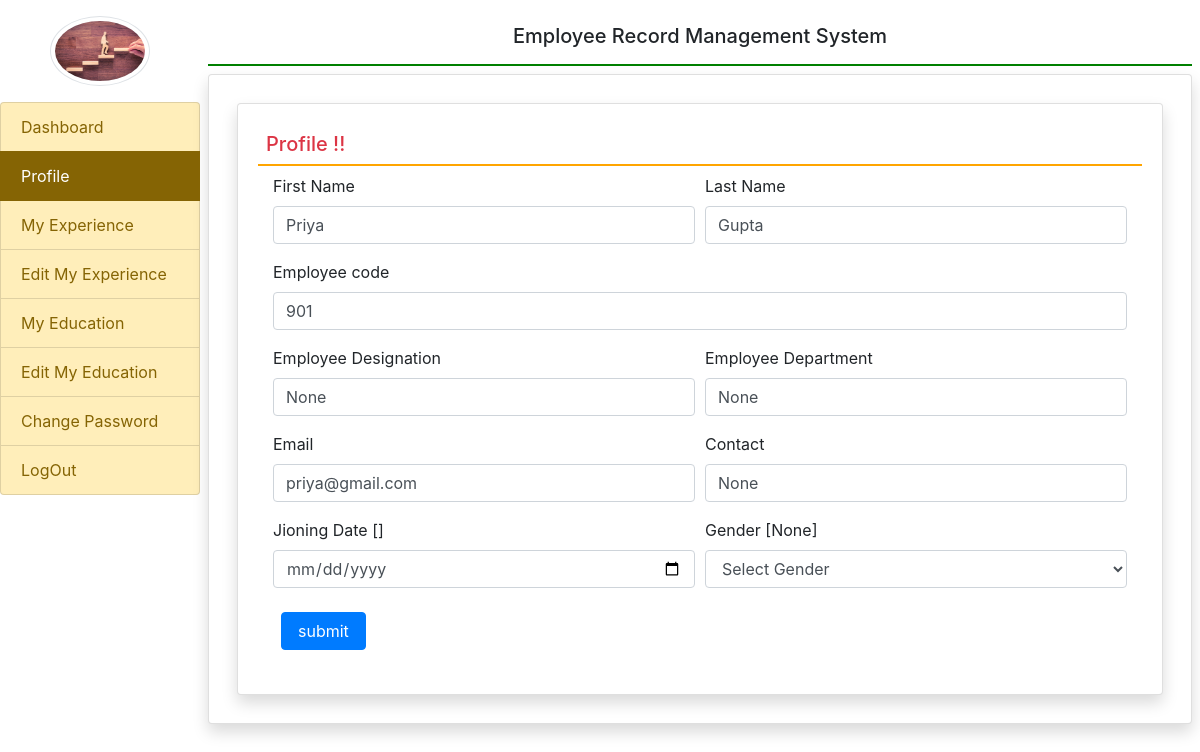
Page /profile/ (signed in) on the committed database.
### employee/models.py (models this page shows, shortened)
class EmployeeDetails(models.Model):
    user = models.ForeignKey(User, on_delete=models.CASCADE)
    empcode = models.CharField(max_length=50)
    empdept = models.CharField(max_length=100, null=True)
    designation = models.CharField(max_length=100, null=True)
    contact = models.CharField(max_length=15, null=True)
    gender = models.CharField(max_length=50, null=True)
    joiningdate = models.DateField(null=True)

### employee/views.py (the view, shortened to what this page needs)
# urls.py: path('profile/', views.profile, name = "profile"),
def profile(request):
    if not request.user.is_authenticated:
        return redirect('emp_login')
    error = ""
    user = request.user
    employee = EmployeeDetails.objects.get(user = user)
    return render(request, 'profile.html', locals())

### templates/profile.html (shortened to what this page needs)
{% extends 'emp_base.html' %}
{% block main %}
<div class="card shadow m-2">
    <div class="card-body">
        <h5 class="p-2 text-danger" style="border-bottom: 2px solid orange">Profile !!</h5>
        <div class="container">
            <form method="post" name="signup" onsubmit="return checkpassword()">
                <div class="form-row">
                    <div class="col-sm-6">
                        <div class="form-group">
                            <label>First Name</label>
                            <input type="text" name="firstname" class="form-control" placeholder="Enter First Name" pattern="[A-za-z]+" value="{{employee.user.first_name}}">
                        </div>
                    </div>
                    <div class="col-sm-6">
                        <div class="form-group">
                            <label>Last Name</label>
                            <input type="text" name="lastname" class="form-control" placeholder="Enter Last Name" pattern="[A-za-z]+" value="{{employee.user.last_name}}">
                        </div>
                    </div>
                    <div class="col-sm-12">
                        <div class="form-group">
                            <label>Employee code</label>
                            <input type="text" name="empcode" class="form-control" placeholder="Enter Employee code" pattern="[0-9]+" value="{{employee.empcode}}">
                        </div>
                    </div>
                    <div class="col-sm-6">
                        <div class="form-group">
                            <label>Employee Designation</label>
                            <input type="text" name="des" class="form-control" placeholder="Enter Designation" value="{{employee.designation}}">
                        </div>
                    </div>
                    <div class="col-sm-6">
                        <div class="form-group">
                            <label>Employee Department</label>
                            <input type="text" name="dept" class="form-control" placeholder="Enter Department" value="{{employee.empdept}}">
                        </div>
                    </div>
                    <div class="col-sm-6">
                        <div class="form-group">
                            <label>Email</label>
                            <input type="Email" name="email" class="form-control" placeholder="Enter Email" value="{{employee.user.username}}">
                        </div>
                    </div>
                    <div class="col-sm-6">
                        <div class="form-group">
                            <label>Contact</label>
                            <input type="text" name="contact" class="form-control" placeholder="Enter Contact" value="{{employee.contact}}">
                        </div>
                    </div>
                    <div class="col-sm-6">
                        <div class="form-group">
                            <label>Jioning Date [{{employee.jioningdate}}]</label>
                            <input type="date" name="jdate" class="form-control" placeholder="Enter date">
                        </div>
                    </div>
                    <div class="col-sm-6">
                        <div class="form-group">
                            <label>Gender [{{employee.gender}}]</label>
                            <select name="gender" class="form-control">
                                <option value="None">Select Gender</option>
                            </select>
                        </div>
                    </div>
                </div>
                <input type="Submit" value="submit" class="btn btn-primary m-2 px-3">
            </form>
        </div>
    </div>
</div>
{% endblock %}

### rows in the picture
EmployeeDetails: firstname "Priya", lastname "Gupta", empcode "901", des "None", dept "None", email "priya@gmail.com", contact "None", gender "None"
